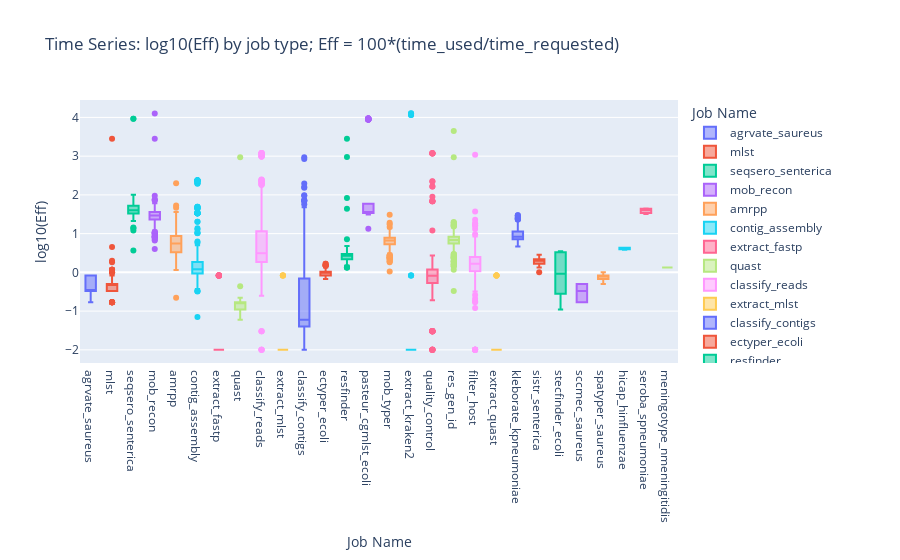

The cell this chart's notebook holds for it:
### Code cell
#exploring effeciency by job_name
df['Eff'].replace(to_replace = 0, value = 0.01, inplace=True)
df['Eff'] = np.log10(df['Eff'])
fig = px.box(df[['job_name', 'Eff']], x='job_name', y='Eff', color='job_name', title='log10(Job efficiency) box plots by job type')

fig.update_layout(
    title='Time Series: log10(Eff) by job type; Eff = 100*(time_used/time_requested)',
    xaxis_title="Job Name",
    yaxis_title="log10(Eff)",
    legend_title="Job Name",
)

plotly.offline.iplot(fig)

### Figure 1 — Plotly figure (JSON) as saved in the notebook; plotly's stock layout.template omitted (floating-point values rounded to 4 significant figures; data arrays with more than 128 entries replaced by an {"elided": "..."} marker saying what was removed)
{"data": [{"alignmentgroup": "True", "hovertemplate": "job_name=%{x}<br>Eff=%{y}<extra></extra>", "legendgroup": "agrvate_saureus", "marker": {"color": "#636efa"}, "name": "agrvate_saureus", "notched": false, "offsetgroup": "agrvate_saureus", "orientation": "v", "showlegend": true, "type": "box", "x": ["agrvate_saureus", "agrvate_saureus", "agrvate_saureus", "agrvate_saureus", "agrvate_saureus", "agrvate_saureus", "agrvate_saureus"], "x0": " ", "xaxis": "x", "y": [-0.4815, -0.7696, -0.08092, -0.4815, -0.4815, -0.08092, -0.08092], "y0": " ", "yaxis": "y"}, {"alignmentgroup": "True", "hovertemplate": "job_name=%{x}<br>Eff=%{y}<extra></extra>", "legendgroup": "mlst", "marker": {"color": "#EF553B"}, "name": "mlst", "notched": false, "offsetgroup": "mlst", "orientation": "v", "showlegend": true, "type": "box", "x": {"elided": "255 str values"}, "x0": " ", "xaxis": "x", "y": {"elided": "255 float values"}, "y0": " ", "yaxis": "y"}, {"alignmentgroup": "True", "hovertemplate": "job_name=%{x}<br>Eff=%{y}<extra></extra>", "legendgroup": "seqsero_senterica", "marker": {"color": "#00cc96"}, "name": "seqsero_senterica", "notched": false, "offsetgroup": "seqsero_senterica", "orientation": "v", "showlegend": true, "type": "box", "x": ["seqsero_senterica", "seqsero_senterica", "seqsero_senterica", "seqsero_senterica", "seqsero_senterica", "seqsero_senterica", "seqsero_senterica", "seqsero_senterica", "seqsero_senterica", "seqsero_senterica", "seqsero_senterica", "seqsero_senterica", "seqsero_senterica", "seqsero_senterica", "seqsero_senterica", "seqsero_senterica", "seqsero_senterica", "seqsero_senterica", "seqsero_senterica", "seqsero_senterica", "seqsero_senterica", "seqsero_senterica", "seqsero_senterica", "seqsero_senterica", "seqsero_senterica", "seqsero_senterica", "seqsero_senterica", "seqsero_senterica", "seqsero_senterica", "seqsero_senterica", "seqsero_senterica", "seqsero_senterica", "seqsero_senterica", "seqsero_senterica", "seqsero_senterica", "seqsero_senterica", "seqsero_senterica", "seqsero_senterica", "seqsero_senterica", "seqsero_senterica", "seqsero_senterica", "seqsero_senterica", "seqsero_senterica", "seqsero_senterica", "seqsero_senterica", "seqsero_senterica", "seqsero_senterica", "seqsero_senterica", "seqsero_senterica", "seqsero_senterica", "seqsero_senterica", "seqsero_senterica", "seqsero_senterica", "seqsero_senterica", "seqsero_senterica", "seqsero_senterica"], "x0": " ", "xaxis": "x", "y": [1.542, 1.746, 1.748, 1.892, 1.716, 1.607, 1.58, 1.677, 1.778, 1.523, 1.723, 1.475, 1.715, 1.516, 1.913, 1.628, 1.625, 1.602, 1.55, 1.585, 1.46, 1.544, 1.666, 2.004, 1.534, 1.684, 1.901, 1.329, 1.826, 1.595, 1.38, 1.467, 1.467, 1.161, 1.51, 1.079, 1.487, 1.664, 1.587, 1.141, 1.795, 1.683, 1.658, 1.705, 0.5647, 1.587, 1.568, 1.692, 3.966, 1.925, 1.837, 1.642, 3.966, 1.554, 1.383, 1.595], "y0": " ", "yaxis": "y"}, {"alignmentgroup": "True", "hovertemplate": "job_name=%{x}<br>Eff=%{y}<extra></extra>", "legendgroup": "mob_recon", "marker": {"color": "#ab63fa"}, "name": "mob_recon", "notched": false, "offsetgroup": "mob_recon", "orientation": "v", "showlegend": true, "type": "box", "x": {"elided": "256 str values"}, "x0": " ", "xaxis": "x", "y": {"elided": "256 float values"}, "y0": " ", "yaxis": "y"}, {"alignmentgroup": "True", "hovertemplate": "job_name=%{x}<br>Eff=%{y}<extra></extra>", "legendgroup": "amrpp", "marker": {"color": "#FFA15A"}, "name": "amrpp", "notched": false, "offsetgroup": "amrpp", "orientation": "v", "showlegend": true, "type": "box", "x": {"elided": "233 str values"}, "x0": " ", "xaxis": "x", "y": {"elided": "233 float values"}, "y0": " ", "yaxis": "y"}, {"alignmentgroup": "True", "hovertemplate": "job_name=%{x}<br>Eff=%{y}<extra></extra>", "legendgroup": "contig_assembly", "marker": {"color": "#19d3f3"}, "name": "contig_assembly", "notched": false, "offsetgroup": "contig_assembly", "orientation": "v", "showlegend": true, "type": "box", "x": {"elided": "313 str values"}, "x0": " ", "xaxis": "x", "y": {"elided": "313 float values"}, "y0": " ", "yaxis": "y"}, {"alignmentgroup": "True", "hovertemplate": "job_name=%{x}<br>Eff=%{y}<extra></extra>", "legendgroup": "extract_fastp", "marker": {"color": "#FF6692"}, "name": "extract_fastp", "notched": false, "offsetgroup": "extract_fastp", "orientation": "v", "showlegend": true, "type": "box", "x": {"elided": "261 str values"}, "x0": " ", "xaxis": "x", "y": {"elided": "261 float values"}, "y0": " ", "yaxis": "y"}, {"alignmentgroup": "True", "hovertemplate": "job_name=%{x}<br>Eff=%{y}<extra></extra>", "legendgroup": "quast", "marker": {"color": "#B6E880"}, "name": "quast", "notched": false, "offsetgroup": "quast", "orientation": "v", "showlegend": true, "type": "box", "x": {"elided": "255 str values"}, "x0": " ", "xaxis": "x", "y": {"elided": "255 float values"}, "y0": " ", "yaxis": "y"}, {"alignmentgroup": "True", "hovertemplate": "job_name=%{x}<br>Eff=%{y}<extra></extra>", "legendgroup": "classify_reads", "marker": {"color": "#FF97FF"}, "name": "classify_reads", "notched": false, "offsetgroup": "classify_reads", "orientation": "v", "showlegend": true, "type": "box", "x": {"elided": "322 str values"}, "x0": " ", "xaxis": "x", "y": {"elided": "322 float values"}, "y0": " ", "yaxis": "y"}, {"alignmentgroup": "True", "hovertemplate": "job_name=%{x}<br>Eff=%{y}<extra></extra>", "legendgroup": "extract_mlst", "marker": {"color": "#FECB52"}, "name": "extract_mlst", "notched": false, "offsetgroup": "extract_mlst", "orientation": "v", "showlegend": true, "type": "box", "x": {"elided": "261 str values"}, "x0": " ", "xaxis": "x", "y": {"elided": "261 float values"}, "y0": " ", "yaxis": "y"}, {"alignmentgroup": "True", "hovertemplate": "job_name=%{x}<br>Eff=%{y}<extra></extra>", "legendgroup": "classify_contigs", "marker": {"color": "#636efa"}, "name": "classify_contigs", "notched": false, "offsetgroup": "classify_contigs", "orientation": "v", "showlegend": true, "type": "box", "x": {"elided": "266 str values"}, "x0": " ", "xaxis": "x", "y": {"elided": "266 float values"}, "y0": " ", "yaxis": "y"}, {"alignmentgroup": "True", "hovertemplate": "job_name=%{x}<br>Eff=%{y}<extra></extra>", "legendgroup": "ectyper_ecoli", "marker": {"color": "#EF553B"}, "name": "ectyper_ecoli", "notched": false, "offsetgroup": "ectyper_ecoli", "orientation": "v", "showlegend": true, "type": "box", "x": ["ectyper_ecoli", "ectyper_ecoli", "ectyper_ecoli", "ectyper_ecoli", "ectyper_ecoli", "ectyper_ecoli", "ectyper_ecoli", "ectyper_ecoli", "ectyper_ecoli", "ectyper_ecoli", "ectyper_ecoli", "ectyper_ecoli", "ectyper_ecoli", "ectyper_ecoli", "ectyper_ecoli", "ectyper_ecoli", "ectyper_ecoli", "ectyper_ecoli", "ectyper_ecoli", "ectyper_ecoli", "ectyper_ecoli", "ectyper_ecoli", "ectyper_ecoli", "ectyper_ecoli", "ectyper_ecoli", "ectyper_ecoli", "ectyper_ecoli", "ectyper_ecoli", "ectyper_ecoli", "ectyper_ecoli", "ectyper_ecoli", "ectyper_ecoli", "ectyper_ecoli", "ectyper_ecoli", "ectyper_ecoli", "ectyper_ecoli", "ectyper_ecoli", "ectyper_ecoli", "ectyper_ecoli", "ectyper_ecoli", "ectyper_ecoli", "ectyper_ecoli", "ectyper_ecoli", "ectyper_ecoli", "ectyper_ecoli", "ectyper_ecoli", "ectyper_ecoli", "ectyper_ecoli", "ectyper_ecoli"], "x0": " ", "xaxis": "x", "y": [-0.08092, 0.06819, 0, 0.1761, -0.08092, 0.1761, 0.06819, 0, -0.1739, 0, 0.1761, 0.06819, 0, 0, 0, 0, 0, 0, 0, 0, -0.08092, 0, -0.08092, -0.1739, 0, 0, 0, -0.08092, 0.06819, 0, -0.08092, 0, -0.1739, -0.08092, 0, 0, 0, 0, 0, 0, 0.1761, -0.08092, 0.1239, 0.2227, 0.2227, -0.08092, -0.1739, -0.1739, 0.06819], "y0": " ", "yaxis": "y"}, {"alignmentgroup": "True", "hovertemplate": "job_name=%{x}<br>Eff=%{y}<extra></extra>", "legendgroup": "resfinder", "marker": {"color": "#00cc96"}, "name": "resfinder", "notched": false, "offsetgroup": "resfinder", "orientation": "v", "showlegend": true, "type": "box", "x": {"elided": "256 str values"}, "x0": " ", "xaxis": "x", "y": {"elided": "256 float values"}, "y0": " ", "yaxis": "y"}, {"alignmentgroup": "True", "hovertemplate": "job_name=%{x}<br>Eff=%{y}<extra></extra>", "legendgroup": "pasteur_cgmlst_ecoli", "marker": {"color": "#ab63fa"}, "name": "pasteur_cgmlst_ecoli", "notched": false, "offsetgroup": "pasteur_cgmlst_ecoli", "orientation": "v", "showlegend": true, "type": "box", "x": ["pasteur_cgmlst_ecoli", "pasteur_cgmlst_ecoli", "pasteur_cgmlst_ecoli", "pasteur_cgmlst_ecoli", "pasteur_cgmlst_ecoli", "pasteur_cgmlst_ecoli", "pasteur_cgmlst_ecoli", "pasteur_cgmlst_ecoli", "pasteur_cgmlst_ecoli", "pasteur_cgmlst_ecoli", "pasteur_cgmlst_ecoli", "pasteur_cgmlst_ecoli", "pasteur_cgmlst_ecoli", "pasteur_cgmlst_ecoli", "pasteur_cgmlst_ecoli", "pasteur_cgmlst_ecoli", "pasteur_cgmlst_ecoli", "pasteur_cgmlst_ecoli", "pasteur_cgmlst_ecoli", "pasteur_cgmlst_ecoli", "pasteur_cgmlst_ecoli", "pasteur_cgmlst_ecoli", "pasteur_cgmlst_ecoli", "pasteur_cgmlst_ecoli", "pasteur_cgmlst_ecoli", "pasteur_cgmlst_ecoli", "pasteur_cgmlst_ecoli", "pasteur_cgmlst_ecoli", "pasteur_cgmlst_ecoli", "pasteur_cgmlst_ecoli", "pasteur_cgmlst_ecoli", "pasteur_cgmlst_ecoli", "pasteur_cgmlst_ecoli", "pasteur_cgmlst_ecoli", "pasteur_cgmlst_ecoli", "pasteur_cgmlst_ecoli", "pasteur_cgmlst_ecoli", "pasteur_cgmlst_ecoli", "pasteur_cgmlst_ecoli", "pasteur_cgmlst_ecoli", "pasteur_cgmlst_ecoli", "pasteur_cgmlst_ecoli", "pasteur_cgmlst_ecoli", "pasteur_cgmlst_ecoli", "pasteur_cgmlst_ecoli", "pasteur_cgmlst_ecoli", "pasteur_cgmlst_ecoli", "pasteur_cgmlst_ecoli", "pasteur_cgmlst_ecoli", "pasteur_cgmlst_ecoli", "pasteur_cgmlst_ecoli", "pasteur_cgmlst_ecoli", "pasteur_cgmlst_ecoli", "pasteur_cgmlst_ecoli", "pasteur_cgmlst_ecoli", "pasteur_cgmlst_ecoli", "pasteur_cgmlst_ecoli", "pasteur_cgmlst_ecoli", "pasteur_cgmlst_ecoli", "pasteur_cgmlst_ecoli", "pasteur_cgmlst_ecoli", "pasteur_cgmlst_ecoli", "pasteur_cgmlst_ecoli", "pasteur_cgmlst_ecoli", "pasteur_cgmlst_ecoli", "pasteur_cgmlst_ecoli", "pasteur_cgmlst_ecoli", "pasteur_cgmlst_ecoli", "pasteur_cgmlst_ecoli", "pasteur_cgmlst_ecoli", "pasteur_cgmlst_ecoli", "pasteur_cgmlst_ecoli", "pasteur_cgmlst_ecoli", "pasteur_cgmlst_ecoli"], "x0": " ", "xaxis": "x", "y": [1.548, 1.551, 1.551, 1.564, 1.507, 1.527, 3.946, 1.128, 1.521, 1.524, 3.971, 3.946, 3.972, 1.554, 1.51, 1.548, 1.549, 1.544, 3.946, 1.548, 1.516, 1.529, 1.541, 1.563, 1.562, 1.517, 1.623, 1.547, 1.531, 1.508, 1.531, 1.736, 1.517, 1.527, 1.53, 3.971, 1.531, 1.563, 1.563, 3.947, 1.508, 1.771, 1.54, 1.534, 3.947, 1.524, 1.496, 1.521, 3.972, 3.961, 1.598, 1.531, 1.559, 1.519, 1.569, 3.97, 1.651, 1.543, 1.741, 3.971, 1.647, 3.946, 1.545, 3.961, 3.946, 3.971, 1.543, 1.556, 3.947, 1.556, 1.701, 1.533, 3.947, 1.555], "y0": " ", "yaxis": "y"}, {"alignmentgroup": "True", "hovertemplate": "job_name=%{x}<br>Eff=%{y}<extra></extra>", "legendgroup": "mob_typer", "marker": {"color": "#FFA15A"}, "name": "mob_typer", "notched": false, "offsetgroup": "mob_typer", "orientation": "v", "showlegend": true, "type": "box", "x": {"elided": "254 str values"}, "x0": " ", "xaxis": "x", "y": {"elided": "254 float values"}, "y0": " ", "yaxis": "y"}, {"alignmentgroup": "True", "hovertemplate": "job_name=%{x}<br>Eff=%{y}<extra></extra>", "legendgroup": "extract_kraken2", "marker": {"color": "#19d3f3"}, "name": "extract_kraken2", "notched": false, "offsetgroup": "extract_kraken2", "orientation": "v", "showlegend": true, "type": "box", "x": {"elided": "266 str values"}, "x0": " ", "xaxis": "x", "y": {"elided": "266 float values"}, "y0": " ", "yaxis": "y"}, {"alignmentgroup": "True", "hovertemplate": "job_name=%{x}<br>Eff=%{y}<extra></extra>", "legendgroup": "quality_control", "marker": {"color": "#FF6692"}, "name": "quality_control", "notched": false, "offsetgroup": "quality_control", "orientation": "v", "showlegend": true, "type": "box", "x": {"elided": "290 str values"}, "x0": " ", "xaxis": "x", "y": {"elided": "290 float values"}, "y0": " ", "yaxis": "y"}, {"alignmentgroup": "True", "hovertemplate": "job_name=%{x}<br>Eff=%{y}<extra></extra>", "legendgroup": "res_gen_id", "marker": {"color": "#B6E880"}, "name": "res_gen_id", "notched": false, "offsetgroup": "res_gen_id", "orientation": "v", "showlegend": true, "type": "box", "x": {"elided": "256 str values"}, "x0": " ", "xaxis": "x", "y": {"elided": "256 float values"}, "y0": " ", "yaxis": "y"}, {"alignmentgroup": "True", "hovertemplate": "job_name=%{x}<br>Eff=%{y}<extra></extra>", "legendgroup": "filter_host", "marker": {"color": "#FF97FF"}, "name": "filter_host", "notched": false, "offsetgroup": "filter_host", "orientation": "v", "showlegend": true, "type": "box", "x": {"elided": "272 str values"}, "x0": " ", "xaxis": "x", "y": {"elided": "272 float values"}, "y0": " ", "yaxis": "y"}, {"alignmentgroup": "True", "hovertemplate": "job_name=%{x}<br>Eff=%{y}<extra></extra>", "legendgroup": "extract_quast", "marker": {"color": "#FECB52"}, "name": "extract_quast", "notched": false, "offsetgroup": "extract_quast", "orientation": "v", "showlegend": true, "type": "box", "x": {"elided": "260 str values"}, "x0": " ", "xaxis": "x", "y": {"elided": "260 float values"}, "y0": " ", "yaxis": "y"}, {"alignmentgroup": "True", "hovertemplate": "job_name=%{x}<br>Eff=%{y}<extra></extra>", "legendgroup": "kleborate_kpneumoniae", "marker": {"color": "#636efa"}, "name": "kleborate_kpneumoniae", "notched": false, "offsetgroup": "kleborate_kpneumoniae", "orientation": "v", "showlegend": true, "type": "box", "x": ["kleborate_kpneumoniae", "kleborate_kpneumoniae", "kleborate_kpneumoniae", "kleborate_kpneumoniae", "kleborate_kpneumoniae", "kleborate_kpneumoniae", "kleborate_kpneumoniae", "kleborate_kpneumoniae", "kleborate_kpneumoniae", "kleborate_kpneumoniae", "kleborate_kpneumoniae", "kleborate_kpneumoniae", "kleborate_kpneumoniae", "kleborate_kpneumoniae", "kleborate_kpneumoniae", "kleborate_kpneumoniae", "kleborate_kpneumoniae", "kleborate_kpneumoniae", "kleborate_kpneumoniae", "kleborate_kpneumoniae", "kleborate_kpneumoniae", "kleborate_kpneumoniae", "kleborate_kpneumoniae", "kleborate_kpneumoniae", "kleborate_kpneumoniae", "kleborate_kpneumoniae", "kleborate_kpneumoniae", "kleborate_kpneumoniae", "kleborate_kpneumoniae", "kleborate_kpneumoniae", "kleborate_kpneumoniae", "kleborate_kpneumoniae", "kleborate_kpneumoniae", "kleborate_kpneumoniae", "kleborate_kpneumoniae", "kleborate_kpneumoniae", "kleborate_kpneumoniae", "kleborate_kpneumoniae", "kleborate_kpneumoniae", "kleborate_kpneumoniae", "kleborate_kpneumoniae", "kleborate_kpneumoniae", "kleborate_kpneumoniae", "kleborate_kpneumoniae", "kleborate_kpneumoniae", "kleborate_kpneumoniae", "kleborate_kpneumoniae", "kleborate_kpneumoniae", "kleborate_kpneumoniae", "kleborate_kpneumoniae", "kleborate_kpneumoniae", "kleborate_kpneumoniae", "kleborate_kpneumoniae", "kleborate_kpneumoniae", "kleborate_kpneumoniae", "kleborate_kpneumoniae", "kleborate_kpneumoniae", "kleborate_kpneumoniae", "kleborate_kpneumoniae", "kleborate_kpneumoniae", "kleborate_kpneumoniae", "kleborate_kpneumoniae", "kleborate_kpneumoniae", "kleborate_kpneumoniae", "kleborate_kpneumoniae", "kleborate_kpneumoniae", "kleborate_kpneumoniae", "kleborate_kpneumoniae", "kleborate_kpneumoniae", "kleborate_kpneumoniae", "kleborate_kpneumoniae", "kleborate_kpneumoniae", "kleborate_kpneumoniae", "kleborate_kpneumoniae", "kleborate_kpneumoniae", "kleborate_kpneumoniae", "kleborate_kpneumoniae", "kleborate_kpneumoniae", "kleborate_kpneumoniae", "kleborate_kpneumoniae", "kleborate_kpneumoniae", "kleborate_kpneumoniae", "kleborate_kpneumoniae", "kleborate_kpneumoniae", "kleborate_kpneumoniae", "kleborate_kpneumoniae", "kleborate_kpneumoniae", "kleborate_kpneumoniae", "kleborate_kpneumoniae", "kleborate_kpneumoniae", "kleborate_kpneumoniae", "kleborate_kpneumoniae", "kleborate_kpneumoniae", "kleborate_kpneumoniae", "kleborate_kpneumoniae", "kleborate_kpneumoniae", "kleborate_kpneumoniae", "kleborate_kpneumoniae", "kleborate_kpneumoniae", "kleborate_kpneumoniae", "kleborate_kpneumoniae"], "x0": " ", "xaxis": "x", "y": [1.386, 1.259, 0.7657, 1.048, 0.7657, 1.346, 1.415, 1.048, 1.319, 0.8751, 0.9699, 0.9294, 0.7536, 1.308, 0.8651, 0.9777, 0.8555, 0.8555, 0.8938, 1.035, 0.9294, 0.8241, 0.7404, 1.308, 0.9542, 0.8751, 0.9206, 0.9031, 0.7657, 0.9542, 0.8848, 1.472, 1.365, 0.7536, 1.365, 1.13, 0.9031, 0.7267, 0.8129, 0.8129, 0.9624, 0.938, 0.9926, 0.8129, 1.048, 1.398, 0.6693, 1.407, 0.8014, 0.8451, 0.7782, 1.048, 0.7536, 0.9206, 0.9699, 0.9206, 1.041, 1.279, 0.9777, 0.946, 0.9624, 0.9031, 1.048, 1.235, 1.041, 0.9122, 0.699, 0.6839, 0.8555, 1.447, 0.8938, 0.8555, 1.332, 0.8848, 0.9031, 0.938, 0.7657, 0.699, 1.054, 0.6839, 0.8848, 1.297, 1.475, 0.9122, 1.067, 1.213, 0.7903, 1.014, 0.9206, 0.7536, 0.8938, 1.332, 1.294, 0.7536, 1.061, 1.286, 0.8555, 0.9206, 0.9031, 0.8555, 0.9206], "y0": " ", "yaxis": "y"}, {"alignmentgroup": "True", "hovertemplate": "job_name=%{x}<br>Eff=%{y}<extra></extra>", "legendgroup": "sistr_senterica", "marker": {"color": "#EF553B"}, "name": "sistr_senterica", "notched": false, "offsetgroup": "sistr_senterica", "orientation": "v", "showlegend": true, "type": "box", "x": ["sistr_senterica", "sistr_senterica", "sistr_senterica", "sistr_senterica", "sistr_senterica", "sistr_senterica", "sistr_senterica", "sistr_senterica", "sistr_senterica", "sistr_senterica", "sistr_senterica", "sistr_senterica", "sistr_senterica", "sistr_senterica", "sistr_senterica", "sistr_senterica", "sistr_senterica", "sistr_senterica", "sistr_senterica", "sistr_senterica", "sistr_senterica", "sistr_senterica", "sistr_senterica", "sistr_senterica", "sistr_senterica", "sistr_senterica", "sistr_senterica", "sistr_senterica", "sistr_senterica", "sistr_senterica", "sistr_senterica", "sistr_senterica", "sistr_senterica", "sistr_senterica", "sistr_senterica", "sistr_senterica", "sistr_senterica", "sistr_senterica", "sistr_senterica", "sistr_senterica", "sistr_senterica", "sistr_senterica", "sistr_senterica", "sistr_senterica", "sistr_senterica", "sistr_senterica", "sistr_senterica", "sistr_senterica", "sistr_senterica", "sistr_senterica", "sistr_senterica", "sistr_senterica", "sistr_senterica", "sistr_senterica", "sistr_senterica"], "x0": " ", "xaxis": "x", "y": [0.3979, 0.1239, 0.2227, 0.301, 0.301, 0.3365, 0.1761, 0.1761, 0.1761, 0.301, 0.3979, 0.301, 0.1761, 0.2625, 0.301, 0.2227, 0.301, 0.1239, 0.301, 0.3365, 0.3365, 0.1761, 0.301, 0.1761, 0.3674, 0.3365, 0.3365, 0.301, 0, 0.3979, 0.3365, 0.1239, 0.1239, 0.3674, 0.1761, 0.2625, 0.3365, 0.2227, 0.4518, 0.301, 0.301, 0.3365, 0.301, 0.301, 0.301, 0.2227, 0.3979, 0.1761, 0.3674, 0.301, 0.301, 0.301, 0.3365, 0.301, 0.3365], "y0": " ", "yaxis": "y"}, {"alignmentgroup": "True", "hovertemplate": "job_name=%{x}<br>Eff=%{y}<extra></extra>", "legendgroup": "stecfinder_ecoli", "marker": {"color": "#00cc96"}, "name": "stecfinder_ecoli", "notched": false, "offsetgroup": "stecfinder_ecoli", "orientation": "v", "showlegend": true, "type": "box", "x": ["stecfinder_ecoli", "stecfinder_ecoli", "stecfinder_ecoli", "stecfinder_ecoli", "stecfinder_ecoli", "stecfinder_ecoli", "stecfinder_ecoli", "stecfinder_ecoli", "stecfinder_ecoli", "stecfinder_ecoli", "stecfinder_ecoli", "stecfinder_ecoli", "stecfinder_ecoli", "stecfinder_ecoli"], "x0": " ", "xaxis": "x", "y": [0.5441, -0.5528, 0.5224, 0.4928, -0.5528, -0.5528, 0.4857, 0.5441, -0.6576, 0.5366, -0.5528, -0.5528, 0.5011, -0.9586], "y0": " ", "yaxis": "y"}, {"alignmentgroup": "True", "hovertemplate": "job_name=%{x}<br>Eff=%{y}<extra></extra>", "legendgroup": "sccmec_saureus", "marker": {"color": "#ab63fa"}, "name": "sccmec_saureus", "notched": false, "offsetgroup": "sccmec_saureus", "orientation": "v", "showlegend": true, "type": "box", "x": ["sccmec_saureus", "sccmec_saureus", "sccmec_saureus", "sccmec_saureus", "sccmec_saureus", "sccmec_saureus", "sccmec_saureus"], "x0": " ", "xaxis": "x", "y": [-0.7696, -0.301, -0.301, -0.7696, -0.301, -0.7696, -0.4815], "y0": " ", "yaxis": "y"}, {"alignmentgroup": "True", "hovertemplate": "job_name=%{x}<br>Eff=%{y}<extra></extra>", "legendgroup": "spatyper_saureus", "marker": {"color": "#FFA15A"}, "name": "spatyper_saureus", "notched": false, "offsetgroup": "spatyper_saureus", "orientation": "v", "showlegend": true, "type": "box", "x": ["spatyper_saureus", "spatyper_saureus", "spatyper_saureus", "spatyper_saureus", "spatyper_saureus", "spatyper_saureus", "spatyper_saureus"], "x0": " ", "xaxis": "x", "y": [-0.1739, 0, -0.301, -0.08092, -0.1739, -0.08092, -0.08092], "y0": " ", "yaxis": "y"}, {"alignmentgroup": "True", "hovertemplate": "job_name=%{x}<br>Eff=%{y}<extra></extra>", "legendgroup": "hicap_hinfluenzae", "marker": {"color": "#19d3f3"}, "name": "hicap_hinfluenzae", "notched": false, "offsetgroup": "hicap_hinfluenzae", "orientation": "v", "showlegend": true, "type": "box", "x": ["hicap_hinfluenzae", "hicap_hinfluenzae", "hicap_hinfluenzae"], "x0": " ", "xaxis": "x", "y": [0.6365, 0.6365, 0.5832], "y0": " ", "yaxis": "y"}, {"alignmentgroup": "True", "hovertemplate": "job_name=%{x}<br>Eff=%{y}<extra></extra>", "legendgroup": "seroba_spneumoniae", "marker": {"color": "#FF6692"}, "name": "seroba_spneumoniae", "notched": false, "offsetgroup": "seroba_spneumoniae", "orientation": "v", "showlegend": true, "type": "box", "x": ["seroba_spneumoniae", "seroba_spneumoniae", "seroba_spneumoniae"], "x0": " ", "xaxis": "x", "y": [1.65, 1.613, 1.507], "y0": " ", "yaxis": "y"}, {"alignmentgroup": "True", "hovertemplate": "job_name=%{x}<br>Eff=%{y}<extra></extra>", "legendgroup": "meningotype_nmeningitidis", "marker": {"color": "#B6E880"}, "name": "meningotype_nmeningitidis", "notched": false, "offsetgroup": "meningotype_nmeningitidis", "orientation": "v", "showlegend": true, "type": "box", "x": ["meningotype_nmeningitidis"], "x0": " ", "xaxis": "x", "y": [0.1239], "y0": " ", "yaxis": "y"}], "layout": {"boxmode": "overlay", "legend": {"title": {"text": "Job Name"}, "tracegroupgap": 0}, "title": {"text": "Time Series: log10(Eff) by job type; Eff = 100*(time_used/time_requested)"}, "xaxis": {"anchor": "y", "categoryarray": ["agrvate_saureus", "mlst", "seqsero_senterica", "mob_recon", "amrpp", "contig_assembly", "extract_fastp", "quast", "classify_reads", "extract_mlst", "classify_contigs", "ectyper_ecoli", "resfinder", "pasteur_cgmlst_ecoli", "mob_typer", "extract_kraken2", "quality_control", "res_gen_id", "filter_host", "extract_quast", "kleborate_kpneumoniae", "sistr_senterica", "stecfinder_ecoli", "sccmec_saureus", "spatyper_saureus", "hicap_hinfluenzae", "seroba_spneumoniae", "meningotype_nmeningitidis"], "categoryorder": "array", "domain": [0, 1], "title": {"text": "Job Name"}}, "yaxis": {"anchor": "x", "domain": [0, 1], "title": {"text": "log10(Eff)"}}}}
